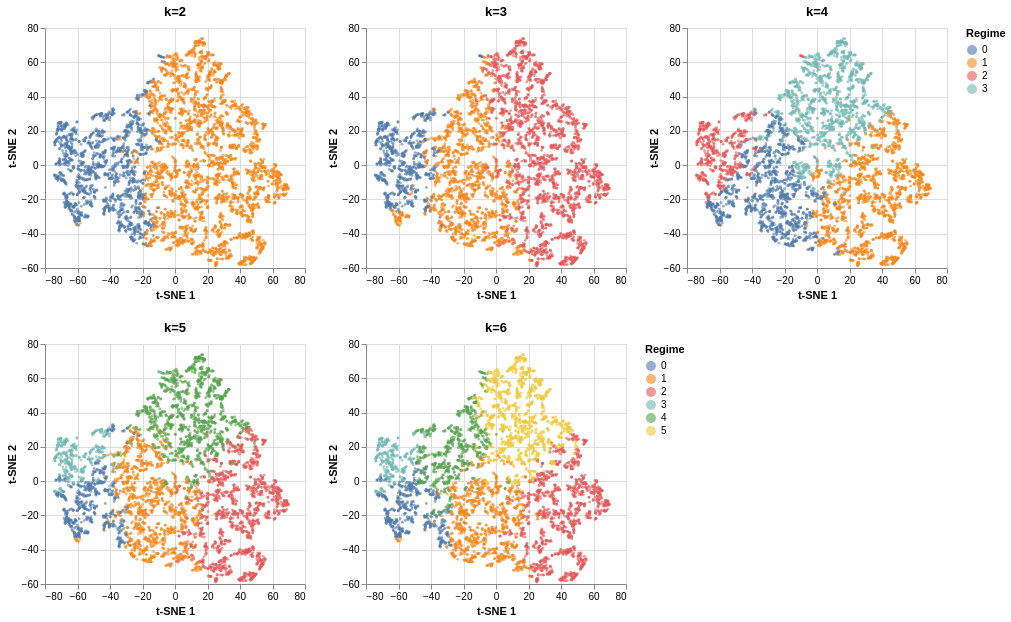

The cell this chart's notebook holds for it:
### Code cell
tsne_grid(coords, plot_idx, results)

### Figure 1 — Vega specification as saved in the notebook (floating-point values rounded to 4 significant figures; data arrays with more than 128 entries replaced by an {"elided": "..."} marker saying what was removed)
{"$schema": "https://vega.github.io/schema/vega/v5.json", "data": [{"name": "source_0", "values": {"elided": "5000 records"}}, {"name": "source_1", "values": {"elided": "5000 records"}}, {"name": "source_2", "values": {"elided": "5000 records"}}, {"name": "source_3", "values": {"elided": "5000 records"}}, {"name": "source_4", "values": {"elided": "5000 records"}}, {"name": "source_0_concat_0_color_domain_regime_0", "values": [{"regime": "0"}, {"regime": "1"}]}, {"name": "source_1_concat_0_color_domain_regime_1", "values": [{"regime": "1"}, {"regime": "2"}, {"regime": "0"}]}, {"name": "source_2_concat_0_color_domain_regime_2", "values": [{"regime": "0"}, {"regime": "1"}, {"regime": "2"}, {"regime": "3"}]}, {"name": "source_0_concat_0_concat_0_x_domain_tsne_1", "values": [{"min": -74.17, "max": 69.67}]}, {"name": "source_0_concat_0_concat_0_y_domain_tsne_2", "values": [{"min": -58.83, "max": 73.84}]}, {"name": "source_1_concat_0_concat_1_x_domain_tsne_1", "values": [{"min": -74.17, "max": 69.67}]}, {"name": "source_1_concat_0_concat_1_y_domain_tsne_2", "values": [{"min": -58.83, "max": 73.84}]}, {"name": "source_2_concat_0_concat_2_x_domain_tsne_1", "values": [{"min": -74.17, "max": 69.67}]}, {"name": "source_2_concat_0_concat_2_y_domain_tsne_2", "values": [{"min": -58.83, "max": 73.84}]}, {"name": "source_3_concat_1_color_domain_regime_0", "values": [{"regime": "1"}, {"regime": "2"}, {"regime": "0"}, {"regime": "3"}, {"regime": "4"}]}, {"name": "source_4_concat_1_color_domain_regime_1", "values": [{"regime": "1"}, {"regime": "2"}, {"regime": "0"}, {"regime": "3"}, {"regime": "4"}, {"regime": "5"}]}, {"name": "source_3_concat_1_concat_0_x_domain_tsne_1", "values": [{"min": -74.17, "max": 69.67}]}, {"name": "source_3_concat_1_concat_0_y_domain_tsne_2", "values": [{"min": -58.83, "max": 73.84}]}, {"name": "source_4_concat_1_concat_1_x_domain_tsne_1", "values": [{"min": -74.17, "max": 69.67}]}, {"name": "source_4_concat_1_concat_1_y_domain_tsne_2", "values": [{"min": -58.83, "max": 73.84}]}], "signals": [{"name": "childHeight", "value": 240}, {"name": "concat_0_childWidth", "value": 260}, {"name": "concat_1_childWidth", "value": 260}], "marks": [{"type": "group", "name": "concat_0_group", "marks": [{"type": "group", "name": "concat_0_concat_0_group", "encode": {"update": {"width": {"signal": "concat_0_childWidth"}, "height": {"signal": "childHeight"}}}, "marks": [{"type": "symbol", "name": "concat_0_concat_0_marks", "from": {"data": "source_0"}, "encode": {"update": {"fill": {"field": "regime", "scale": "concat_0_color"}, "y": {"field": "tsne_2", "scale": "concat_0_concat_0_y"}, "size": {"value": 8}, "x": {"field": "tsne_1", "scale": "concat_0_concat_0_x"}, "shape": {"value": "circle"}, "opacity": {"value": 0.6}}}, "style": ["circle"]}], "axes": [{"scale": "concat_0_concat_0_x", "grid": true, "labels": false, "gridScale": "concat_0_concat_0_y", "tickCount": {"signal": "ceil(concat_0_childWidth/40)"}, "maxExtent": 0, "aria": false, "minExtent": 0, "ticks": false, "domain": false, "zindex": 0, "orient": "bottom"}, {"scale": "concat_0_concat_0_y", "zindex": 0, "gridScale": "concat_0_concat_0_x", "tickCount": {"signal": "ceil(childHeight/40)"}, "ticks": false, "aria": false, "grid": true, "domain": false, "orient": "left", "minExtent": 0, "maxExtent": 0, "labels": false}, {"scale": "concat_0_concat_0_x", "tickCount": {"signal": "ceil(concat_0_childWidth/40)"}, "grid": false, "zindex": 0, "title": "t-SNE 1", "labelFlush": true, "labelOverlap": true, "orient": "bottom"}, {"scale": "concat_0_concat_0_y", "orient": "left", "tickCount": {"signal": "ceil(childHeight/40)"}, "zindex": 0, "title": "t-SNE 2", "grid": false, "labelOverlap": true}], "title": {"text": "k=2", "frame": "group"}, "style": "cell"}, {"type": "group", "name": "concat_0_concat_1_group", "encode": {"update": {"width": {"signal": "concat_0_childWidth"}, "height": {"signal": "childHeight"}}}, "marks": [{"type": "symbol", "name": "concat_0_concat_1_marks", "from": {"data": "source_1"}, "encode": {"update": {"opacity": {"value": 0.6}, "x": {"field": "tsne_1", "scale": "concat_0_concat_1_x"}, "fill": {"field": "regime", "scale": "concat_0_color"}, "y": {"field": "tsne_2", "scale": "concat_0_concat_1_y"}, "size": {"value": 8}, "shape": {"value": "circle"}}}, "style": ["circle"]}], "axes": [{"scale": "concat_0_concat_1_x", "gridScale": "concat_0_concat_1_y", "labels": false, "minExtent": 0, "aria": false, "domain": false, "ticks": false, "tickCount": {"signal": "ceil(concat_0_childWidth/40)"}, "orient": "bottom", "grid": true, "zindex": 0, "maxExtent": 0}, {"scale": "concat_0_concat_1_y", "tickCount": {"signal": "ceil(childHeight/40)"}, "orient": "left", "aria": false, "zindex": 0, "labels": false, "domain": false, "grid": true, "maxExtent": 0, "gridScale": "concat_0_concat_1_x", "minExtent": 0, "ticks": false}, {"scale": "concat_0_concat_1_x", "labelFlush": true, "labelOverlap": true, "title": "t-SNE 1", "orient": "bottom", "grid": false, "tickCount": {"signal": "ceil(concat_0_childWidth/40)"}, "zindex": 0}, {"scale": "concat_0_concat_1_y", "zindex": 0, "title": "t-SNE 2", "tickCount": {"signal": "ceil(childHeight/40)"}, "orient": "left", "grid": false, "labelOverlap": true}], "title": {"text": "k=3", "frame": "group"}, "style": "cell"}, {"type": "group", "name": "concat_0_concat_2_group", "encode": {"update": {"height": {"signal": "childHeight"}, "width": {"signal": "concat_0_childWidth"}}}, "marks": [{"type": "symbol", "name": "concat_0_concat_2_marks", "from": {"data": "source_2"}, "encode": {"update": {"shape": {"value": "circle"}, "fill": {"field": "regime", "scale": "concat_0_color"}, "opacity": {"value": 0.6}, "x": {"field": "tsne_1", "scale": "concat_0_concat_2_x"}, "size": {"value": 8}, "y": {"field": "tsne_2", "scale": "concat_0_concat_2_y"}}}, "style": ["circle"]}], "axes": [{"scale": "concat_0_concat_2_x", "grid": true, "minExtent": 0, "ticks": false, "maxExtent": 0, "aria": false, "zindex": 0, "gridScale": "concat_0_concat_2_y", "tickCount": {"signal": "ceil(concat_0_childWidth/40)"}, "domain": false, "orient": "bottom", "labels": false}, {"scale": "concat_0_concat_2_y", "tickCount": {"signal": "ceil(childHeight/40)"}, "domain": false, "gridScale": "concat_0_concat_2_x", "grid": true, "orient": "left", "ticks": false, "minExtent": 0, "zindex": 0, "aria": false, "maxExtent": 0, "labels": false}, {"scale": "concat_0_concat_2_x", "labelOverlap": true, "zindex": 0, "title": "t-SNE 1", "labelFlush": true, "orient": "bottom", "grid": false, "tickCount": {"signal": "ceil(concat_0_childWidth/40)"}}, {"scale": "concat_0_concat_2_y", "labelOverlap": true, "orient": "left", "grid": false, "tickCount": {"signal": "ceil(childHeight/40)"}, "zindex": 0, "title": "t-SNE 2"}], "title": {"text": "k=4", "frame": "group"}, "style": "cell"}], "layout": {"padding": 20, "bounds": "full", "align": "each"}, "legends": [{"title": "Regime", "fill": "concat_0_color", "symbolType": "circle", "encode": {"symbols": {"update": {"opacity": {"value": 0.6}}}}}]}, {"type": "group", "name": "concat_1_group", "marks": [{"type": "group", "name": "concat_1_concat_0_group", "encode": {"update": {"width": {"signal": "concat_1_childWidth"}, "height": {"signal": "childHeight"}}}, "marks": [{"type": "symbol", "name": "concat_1_concat_0_marks", "from": {"data": "source_3"}, "encode": {"update": {"opacity": {"value": 0.6}, "shape": {"value": "circle"}, "x": {"field": "tsne_1", "scale": "concat_1_concat_0_x"}, "fill": {"field": "regime", "scale": "concat_1_color"}, "size": {"value": 8}, "y": {"field": "tsne_2", "scale": "concat_1_concat_0_y"}}}, "style": ["circle"]}], "axes": [{"scale": "concat_1_concat_0_x", "orient": "bottom", "domain": false, "ticks": false, "grid": true, "zindex": 0, "maxExtent": 0, "aria": false, "minExtent": 0, "labels": false, "gridScale": "concat_1_concat_0_y", "tickCount": {"signal": "ceil(concat_1_childWidth/40)"}}, {"scale": "concat_1_concat_0_y", "domain": false, "ticks": false, "gridScale": "concat_1_concat_0_x", "tickCount": {"signal": "ceil(childHeight/40)"}, "labels": false, "zindex": 0, "grid": true, "orient": "left", "aria": false, "maxExtent": 0, "minExtent": 0}, {"scale": "concat_1_concat_0_x", "tickCount": {"signal": "ceil(concat_1_childWidth/40)"}, "grid": false, "zindex": 0, "labelFlush": true, "labelOverlap": true, "title": "t-SNE 1", "orient": "bottom"}, {"scale": "concat_1_concat_0_y", "title": "t-SNE 2", "tickCount": {"signal": "ceil(childHeight/40)"}, "orient": "left", "zindex": 0, "labelOverlap": true, "grid": false}], "title": {"text": "k=5", "frame": "group"}, "style": "cell"}, {"type": "group", "name": "concat_1_concat_1_group", "encode": {"update": {"width": {"signal": "concat_1_childWidth"}, "height": {"signal": "childHeight"}}}, "marks": [{"type": "symbol", "name": "concat_1_concat_1_marks", "from": {"data": "source_4"}, "encode": {"update": {"size": {"value": 8}, "fill": {"field": "regime", "scale": "concat_1_color"}, "shape": {"value": "circle"}, "x": {"field": "tsne_1", "scale": "concat_1_concat_1_x"}, "y": {"field": "tsne_2", "scale": "concat_1_concat_1_y"}, "opacity": {"value": 0.6}}}, "style": ["circle"]}], "axes": [{"scale": "concat_1_concat_1_x", "ticks": false, "domain": false, "maxExtent": 0, "zindex": 0, "tickCount": {"signal": "ceil(concat_1_childWidth/40)"}, "orient": "bottom", "aria": false, "grid": true, "labels": false, "minExtent": 0, "gridScale": "concat_1_concat_1_y"}, {"scale": "concat_1_concat_1_y", "grid": true, "orient": "left", "gridScale": "concat_1_concat_1_x", "labels": false, "minExtent": 0, "aria": false, "tickCount": {"signal": "ceil(childHeight/40)"}, "domain": false, "ticks": false, "maxExtent": 0, "zindex": 0}, {"scale": "concat_1_concat_1_x", "labelOverlap": true, "title": "t-SNE 1", "grid": false, "orient": "bottom", "labelFlush": true, "tickCount": {"signal": "ceil(concat_1_childWidth/40)"}, "zindex": 0}, {"scale": "concat_1_concat_1_y", "labelOverlap": true, "orient": "left", "grid": false, "title": "t-SNE 2", "tickCount": {"signal": "ceil(childHeight/40)"}, "zindex": 0}], "title": {"text": "k=6", "frame": "group"}, "style": "cell"}], "layout": {"padding": 20, "bounds": "full", "align": "each"}, "legends": [{"title": "Regime", "fill": "concat_1_color", "symbolType": "circle", "encode": {"symbols": {"update": {"opacity": {"value": 0.6}}}}}]}], "scales": [{"name": "concat_0_color", "type": "ordinal", "domain": {"fields": [{"data": "source_0_concat_0_color_domain_regime_0", "field": "regime"}, {"data": "source_1_concat_0_color_domain_regime_1", "field": "regime"}, {"data": "source_2_concat_0_color_domain_regime_2", "field": "regime"}], "sort": true}, "range": "category"}, {"name": "concat_0_concat_0_x", "type": "linear", "domain": [{"signal": "(data(\"source_0_concat_0_concat_0_x_domain_tsne_1\")[0] || {}).min"}, {"signal": "(data(\"source_0_concat_0_concat_0_x_domain_tsne_1\")[0] || {}).max"}], "range": [0, {"signal": "concat_0_childWidth"}], "nice": true, "zero": true}, {"name": "concat_0_concat_0_y", "type": "linear", "domain": [{"signal": "(data(\"source_0_concat_0_concat_0_y_domain_tsne_2\")[0] || {}).min"}, {"signal": "(data(\"source_0_concat_0_concat_0_y_domain_tsne_2\")[0] || {}).max"}], "range": [{"signal": "childHeight"}, 0], "nice": true, "zero": true}, {"name": "concat_0_concat_1_x", "type": "linear", "domain": [{"signal": "(data(\"source_1_concat_0_concat_1_x_domain_tsne_1\")[0] || {}).min"}, {"signal": "(data(\"source_1_concat_0_concat_1_x_domain_tsne_1\")[0] || {}).max"}], "range": [0, {"signal": "concat_0_childWidth"}], "zero": true, "nice": true}, {"name": "concat_0_concat_1_y", "type": "linear", "domain": [{"signal": "(data(\"source_1_concat_0_concat_1_y_domain_tsne_2\")[0] || {}).min"}, {"signal": "(data(\"source_1_concat_0_concat_1_y_domain_tsne_2\")[0] || {}).max"}], "range": [{"signal": "childHeight"}, 0], "zero": true, "nice": true}, {"name": "concat_0_concat_2_x", "type": "linear", "domain": [{"signal": "(data(\"source_2_concat_0_concat_2_x_domain_tsne_1\")[0] || {}).min"}, {"signal": "(data(\"source_2_concat_0_concat_2_x_domain_tsne_1\")[0] || {}).max"}], "range": [0, {"signal": "concat_0_childWidth"}], "nice": true, "zero": true}, {"name": "concat_0_concat_2_y", "type": "linear", "domain": [{"signal": "(data(\"source_2_concat_0_concat_2_y_domain_tsne_2\")[0] || {}).min"}, {"signal": "(data(\"source_2_concat_0_concat_2_y_domain_tsne_2\")[0] || {}).max"}], "range": [{"signal": "childHeight"}, 0], "nice": true, "zero": true}, {"name": "concat_1_color", "type": "ordinal", "domain": {"fields": [{"data": "source_3_concat_1_color_domain_regime_0", "field": "regime"}, {"data": "source_4_concat_1_color_domain_regime_1", "field": "regime"}], "sort": true}, "range": "category"}, {"name": "concat_1_concat_0_x", "type": "linear", "domain": [{"signal": "(data(\"source_3_concat_1_concat_0_x_domain_tsne_1\")[0] || {}).min"}, {"signal": "(data(\"source_3_concat_1_concat_0_x_domain_tsne_1\")[0] || {}).max"}], "range": [0, {"signal": "concat_1_childWidth"}], "nice": true, "zero": true}, {"name": "concat_1_concat_0_y", "type": "linear", "domain": [{"signal": "(data(\"source_3_concat_1_concat_0_y_domain_tsne_2\")[0] || {}).min"}, {"signal": "(data(\"source_3_concat_1_concat_0_y_domain_tsne_2\")[0] || {}).max"}], "range": [{"signal": "childHeight"}, 0], "nice": true, "zero": true}, {"name": "concat_1_concat_1_x", "type": "linear", "domain": [{"signal": "(data(\"source_4_concat_1_concat_1_x_domain_tsne_1\")[0] || {}).min"}, {"signal": "(data(\"source_4_concat_1_concat_1_x_domain_tsne_1\")[0] || {}).max"}], "range": [0, {"signal": "concat_1_childWidth"}], "nice": true, "zero": true}, {"name": "concat_1_concat_1_y", "type": "linear", "domain": [{"signal": "(data(\"source_4_concat_1_concat_1_y_domain_tsne_2\")[0] || {}).min"}, {"signal": "(data(\"source_4_concat_1_concat_1_y_domain_tsne_2\")[0] || {}).max"}], "range": [{"signal": "childHeight"}, 0], "nice": true, "zero": true}], "layout": {"padding": 20, "columns": 1, "bounds": "full", "align": "each"}, "background": "white", "padding": 5}
